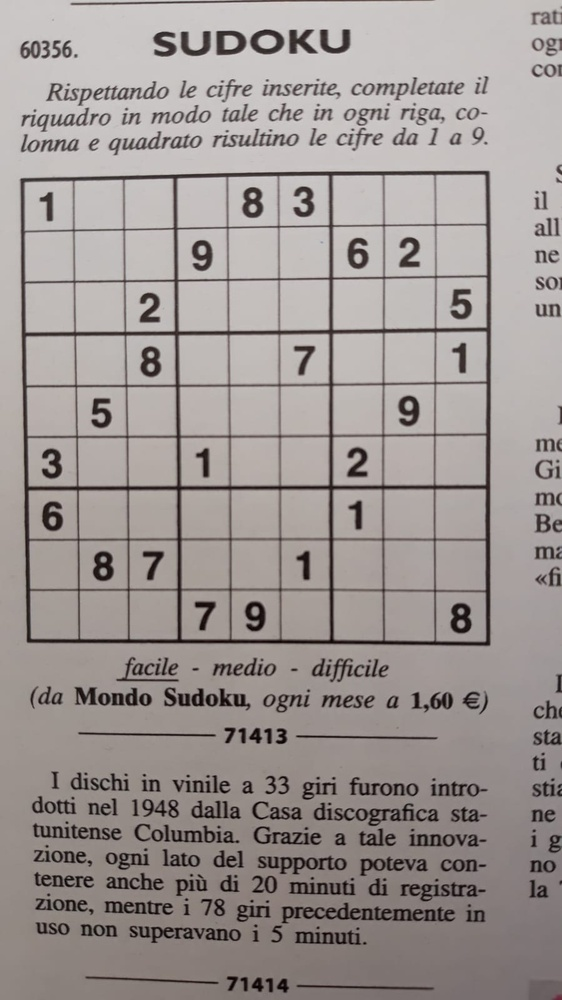
#> input picture data/puzzle_imgs/sudoku_real_1.jpeg, 562 x 1000 px, shrunk from 900 x 1600 before the run
$ python -i read_puzzle.py   (imports and definitions only)
#> lines starting #> are read from the running program, lines starting #| are printed output that depends on the picture; after the words box and inside, x2 and y2 are one past the last pixel; in counts of white or black regions, pixels touching at a corner belong together
#> further down, picture is the input picture: shape (1000, 562, 3); mean B, G, R 148.1, 150.5, 158
# script that will take an image containing a sudoku puzzle and
# extract the puzzle to an array representation

import operator
import cv2
import numpy as np
from skimage import measure

# iamge preprocessing function
def pre_process_img(image: np.ndarray, skip_dilate: bool=True):
    """
    Uses a Guassian Blurring function, adaptive thresholding, and dilating
    to expose the main features of an image (puzzle in this case)
    """
#> called with skip_dilate = True

    # converting the image to greyscale
    grey = cv2.cvtColor(image, cv2.COLOR_BGR2GRAY)

    # applying the blur
    proc = cv2.GaussianBlur(grey, (9, 9), 0)
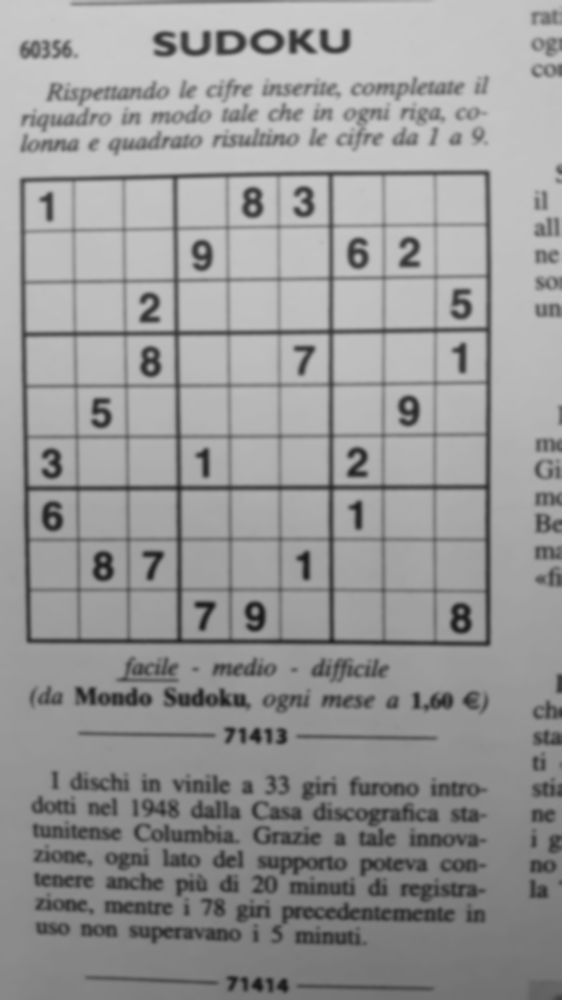
#> proc: shape (1000, 562); min 23, max 203, mean 152.5

    # adaptive threshold using 11 nearest neighbor pixels
    proc = cv2.adaptiveThreshold(
        proc, 255, cv2.ADAPTIVE_THRESH_GAUSSIAN_C, cv2.THRESH_BINARY, 11, 2
    )
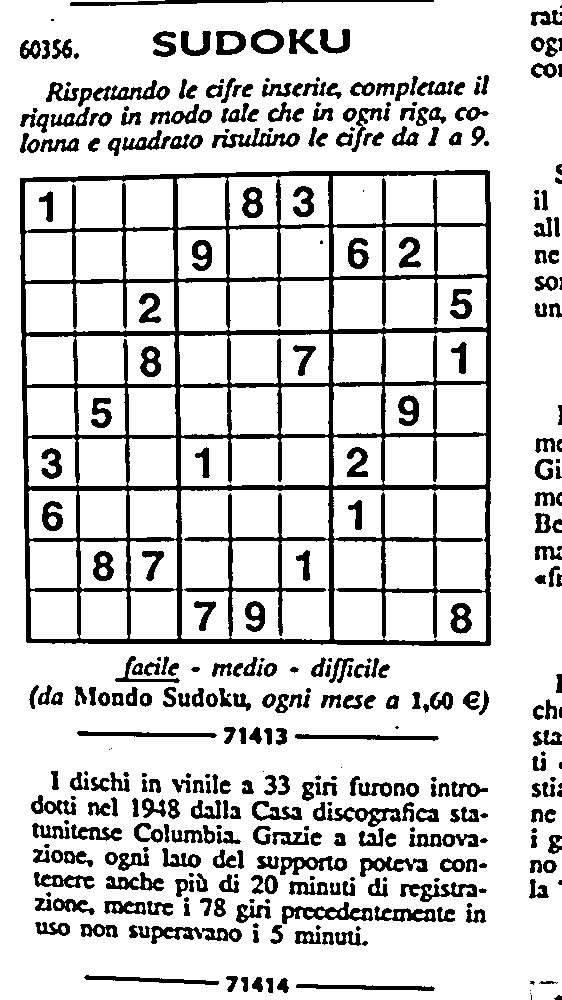
#> proc: shape (1000, 562); 82.7% white; 392 black regions (56 under 20 px), largest, box (x1, y1, x2, y2) and area: (20, 170, 491, 646) 37680, (70, 0, 434, 6) 1022, (282, 902, 373, 924) 811

    # inverting colors to gridlines have non-zero pixel values
    proc = cv2.bitwise_not(proc)

    if not skip_dilate:
        # dilate the image to increase the size of the grid lines
        kernel = np.array(
            [[0.0, 1.0, 0.0], [1.0, 1.0, 1.0], [0.0, 1.0, 0.0]], np.uint8
        )
        proc = cv2.dilate(proc, kernel)

    return proc

# [97 lines left out: functions find_puzzle_bounds, crop_and_warp, remove_extra, not called in this run]

>>> import cv2
>>> picture = cv2.imread('../data/puzzle_imgs/sudoku_real_1.jpeg')
>>> result = pre_process_img(picture)

$ run again, on data/puzzle_imgs/sudoku_real_3.jpeg
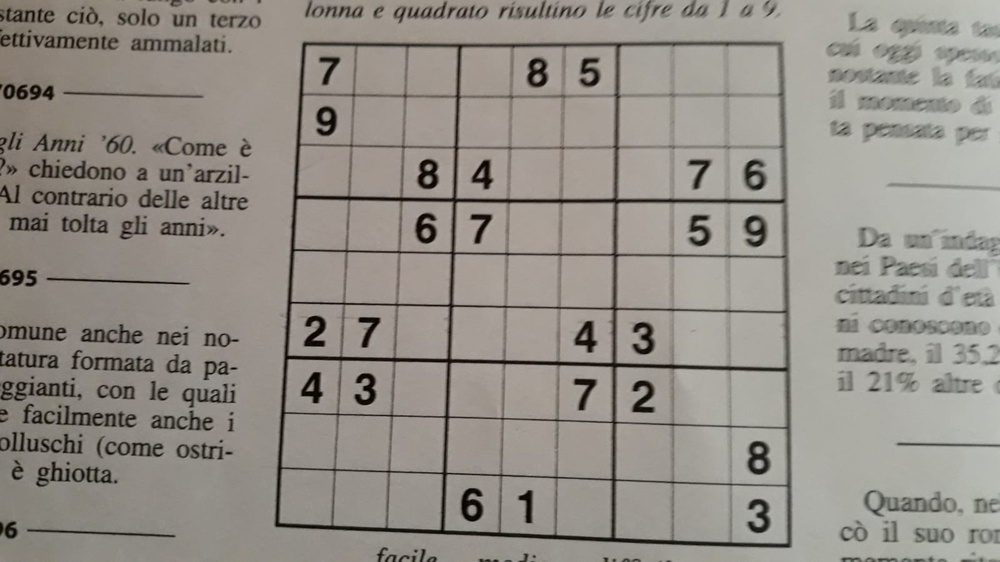
#> input picture data/puzzle_imgs/sudoku_real_3.jpeg, 1000 x 562 px, shrunk from 1600 x 900 before the run
#> picture is the input picture: shape (562, 1000, 3); mean B, G, R 136, 143.1, 148.1
#> in pre_process_img, `proc = cv2.GaussianBlur(grey, (9, 9), 0)`:
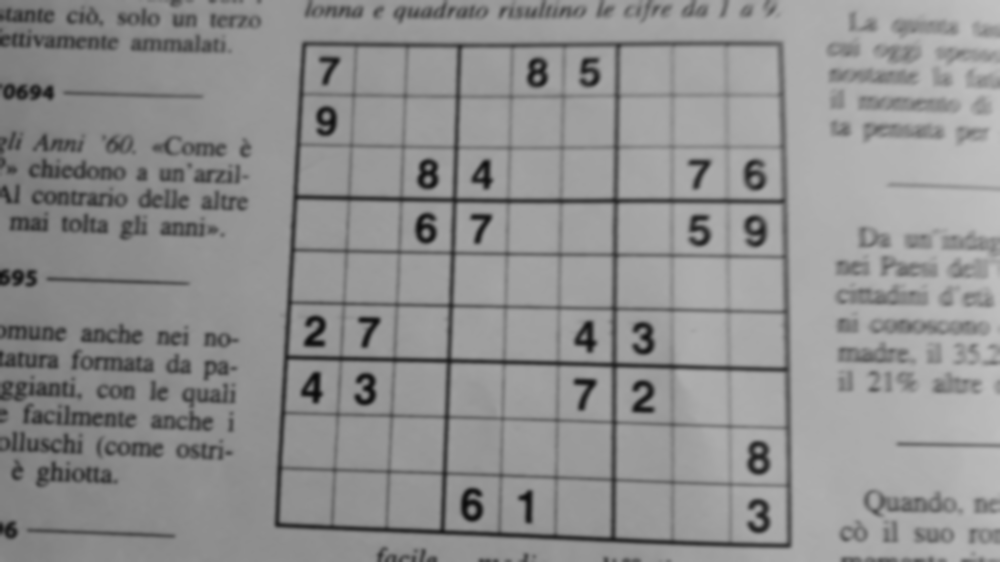
#> proc: shape (562, 1000); min 11, max 193, mean 143.8
#> in pre_process_img, `proc = cv2.adaptiveThreshold( proc, 255, cv2.ADAPTIVE_THRESH_GAUSSIAN_..`:
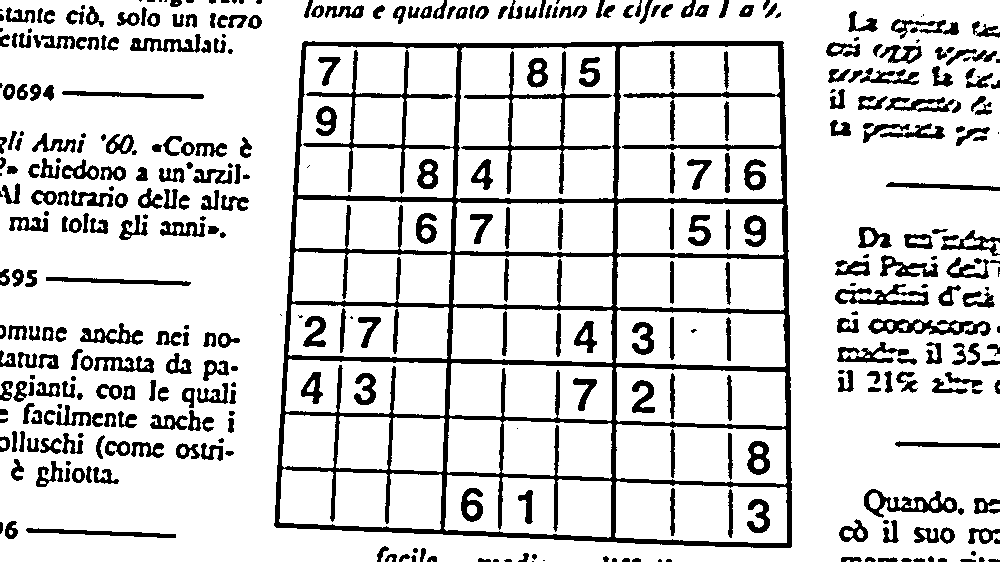
#> proc: shape (562, 1000); 83.3% white; 398 black regions (46 under 20 px), largest, box (x1, y1, x2, y2) and area: (274, 41, 792, 548) 33226, (461, 51, 612, 194) 2182, (868, 318, 991, 336) 1065

$ run again, on data/puzzle_imgs/sudoku_real_4.jpeg
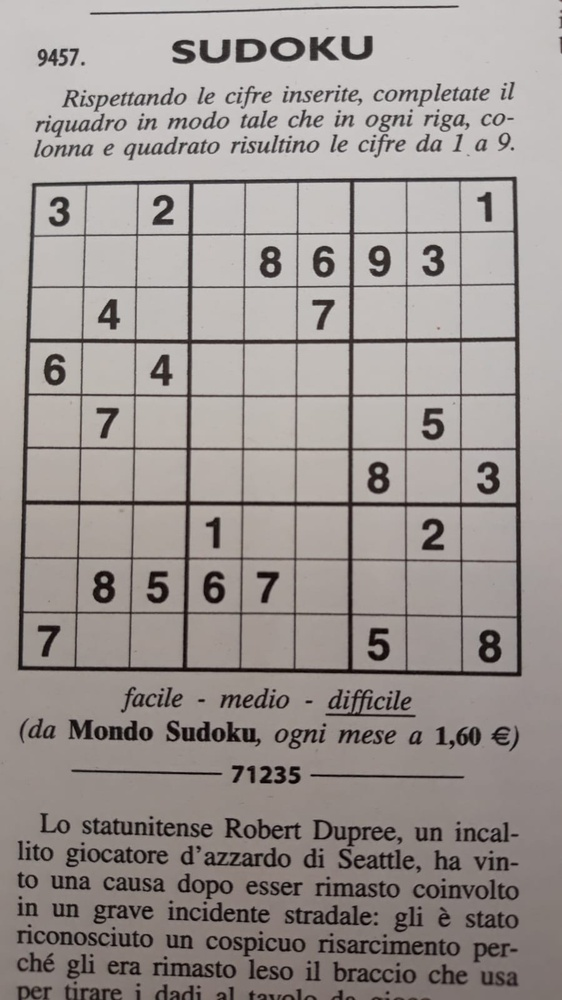
#> input picture data/puzzle_imgs/sudoku_real_4.jpeg, 562 x 1000 px, shrunk from 900 x 1600 before the run
#> picture is the input picture: shape (1000, 562, 3); mean B, G, R 146.6, 149.6, 156.7
#> in pre_process_img, `proc = cv2.GaussianBlur(grey, (9, 9), 0)`:
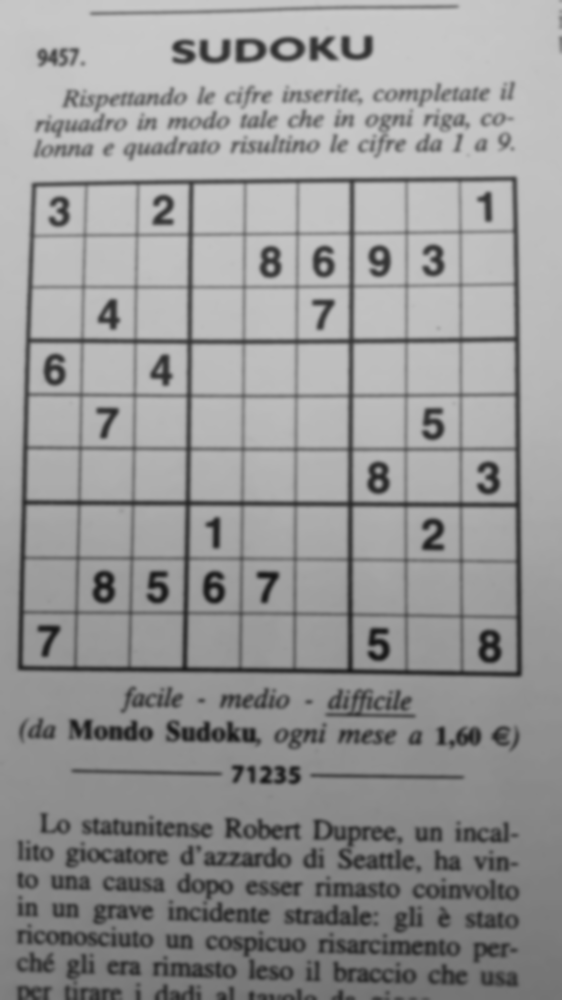
#> proc: shape (1000, 562); min 21, max 202, mean 151.4
#> in pre_process_img, `proc = cv2.adaptiveThreshold( proc, 255, cv2.ADAPTIVE_THRESH_GAUSSIAN_..`:
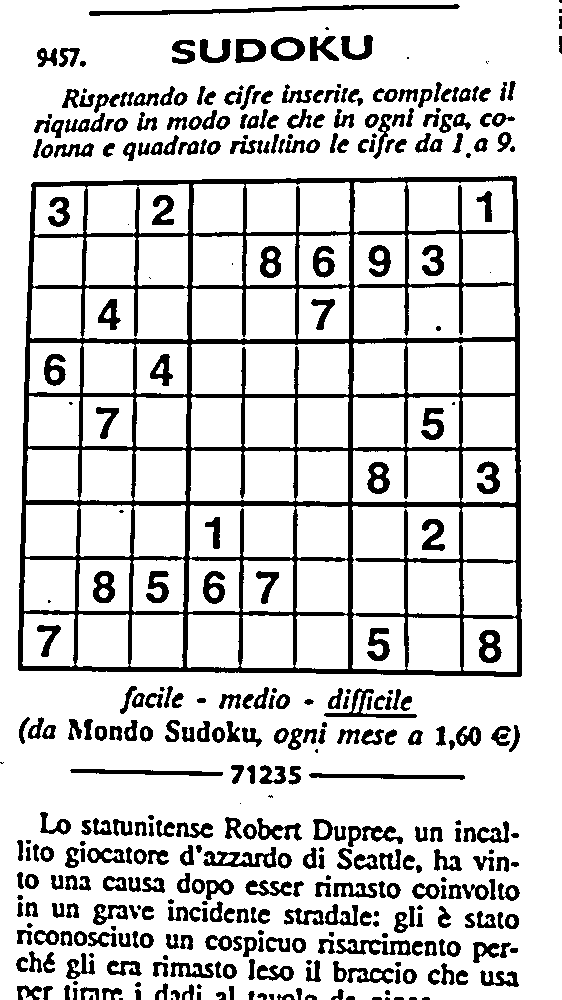
#> proc: shape (1000, 562); 82.5% white; 410 black regions (37 under 20 px), largest, box (x1, y1, x2, y2) and area: (18, 176, 522, 677) 40105, (89, 4, 460, 16) 1525, (203, 847, 277, 868) 689

$ run again, on data/puzzle_imgs/sudoku_real_5.jpg
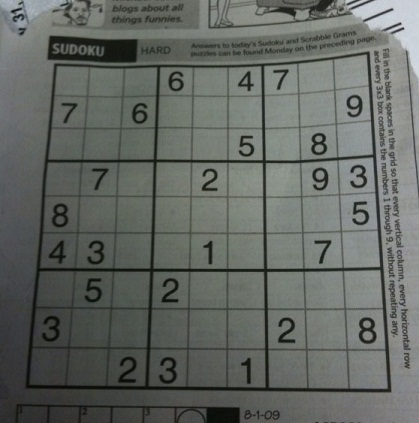
#> input picture data/puzzle_imgs/sudoku_real_5.jpg, 419 x 423 px
#> picture is the input picture: shape (423, 419, 3); mean B, G, R 98.9, 103.6, 99.4
#> in pre_process_img, `proc = cv2.GaussianBlur(grey, (9, 9), 0)`:
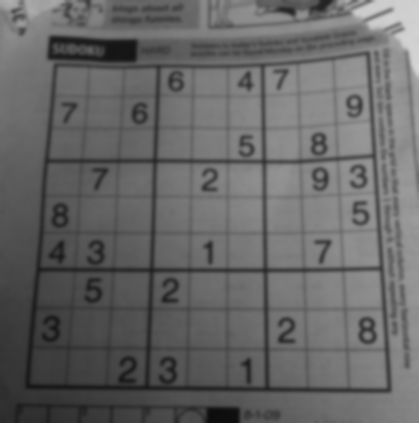
#> proc: shape (423, 419); min 12, max 213, mean 101.9
#> in pre_process_img, `proc = cv2.adaptiveThreshold( proc, 255, cv2.ADAPTIVE_THRESH_GAUSSIAN_..`:
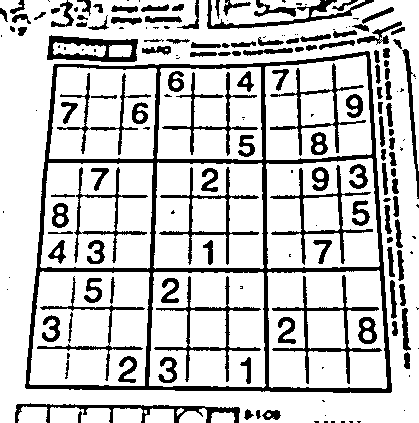
#> proc: shape (423, 419); 78.7% white; 189 black regions (65 under 20 px), largest, box (x1, y1, x2, y2) and area: (25, 51, 392, 393) 10968, (272, 275, 382, 384) 1391, (154, 276, 261, 382) 1255
